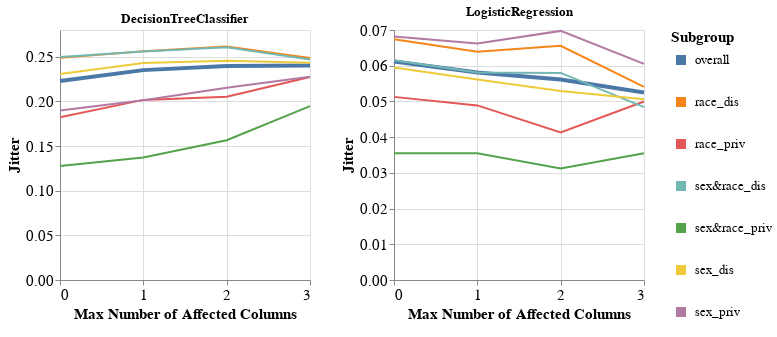

The cell this chart's notebook holds for it:
### Markdown cell above
### Specific subgroup metric per dataset and multiple models

### Code cell
visualizer.create_subgroups_grid_pct_lines_per_model_plot(subgroup_metric='Jitter',
                                                          target_preprocessing_technique=PREPROCESSING_TECHNIQUES[0],
                                                          model_names=MODEL_NAMES,
                                                          mode='max_num_columns')

### Figure 1 — Vega-Lite specification as saved in the notebook (floating-point values rounded to 4 significant figures)
{"config": {"view": {"continuousWidth": 400, "continuousHeight": 300}, "axis": {"labelFontSize": 15, "titleFontSize": 15}, "legend": {"labelFontSize": 13, "symbolStrokeWidth": 10, "titleFontSize": 15}}, "vconcat": [{"hconcat": [{"mark": "line", "encoding": {"color": {"field": "Subgroup", "type": "nominal"}, "strokeWidth": {"condition": {"value": 4, "test": "datum.Subgroup == 'overall'"}, "value": 2}, "x": {"axis": {"tickMinStep": 1}, "field": "Percentage", "title": "Max Number of Affected Columns", "type": "quantitative"}, "y": {"field": "Metric_Value", "title": "Jitter", "type": "quantitative"}}, "height": 250, "title": "DecisionTreeClassifier", "width": 250}, {"data": {"name": "data-e8ecb5184e895e7de357caa7cfa64e7f"}, "mark": "line", "encoding": {"color": {"field": "Subgroup", "type": "nominal"}, "strokeWidth": {"condition": {"value": 4, "test": "datum.Subgroup == 'overall'"}, "value": 2}, "x": {"axis": {"tickMinStep": 1}, "field": "Percentage", "title": "Max Number of Affected Columns", "type": "quantitative"}, "y": {"field": "Metric_Value", "title": "Jitter", "type": "quantitative"}}, "height": 250, "title": "LogisticRegression", "width": 250}]}], "data": {"name": "data-ff83ebf3c98934165e0274256d214f44"}, "$schema": "https://vega.github.io/schema/vega-lite/v4.17.0.json", "datasets": {"data-ff83ebf3c98934165e0274256d214f44": [{"Model_Name": "DecisionTreeClassifier", "Test_Set_Index": 0.0, "Metric": "Jitter", "Subgroup": "overall", "Num_Estimators": 10.0, "Metric_Value": 0.223, "Percentage": 0.0}, {"Model_Name": "DecisionTreeClassifier", "Test_Set_Index": 0.0, "Metric": "Jitter", "Subgroup": "race_dis", "Num_Estimators": 10.0, "Metric_Value": 0.2488, "Percentage": 0.0}, {"Model_Name": "DecisionTreeClassifier", "Test_Set_Index": 0.0, "Metric": "Jitter", "Subgroup": "race_priv", "Num_Estimators": 10.0, "Metric_Value": 0.1823, "Percentage": 0.0}, {"Model_Name": "DecisionTreeClassifier", "Test_Set_Index": 0.0, "Metric": "Jitter", "Subgroup": "sex&race_dis", "Num_Estimators": 10.0, "Metric_Value": 0.2497, "Percentage": 0.0}, {"Model_Name": "DecisionTreeClassifier", "Test_Set_Index": 0.0, "Metric": "Jitter", "Subgroup": "sex&race_priv", "Num_Estimators": 10.0, "Metric_Value": 0.1277, "Percentage": 0.0}, {"Model_Name": "DecisionTreeClassifier", "Test_Set_Index": 0.0, "Metric": "Jitter", "Subgroup": "sex_dis", "Num_Estimators": 10.0, "Metric_Value": 0.2308, "Percentage": 0.0}, {"Model_Name": "DecisionTreeClassifier", "Test_Set_Index": 0.0, "Metric": "Jitter", "Subgroup": "sex_priv", "Num_Estimators": 10.0, "Metric_Value": 0.1899, "Percentage": 0.0}, {"Model_Name": "DecisionTreeClassifier", "Test_Set_Index": 1.0, "Metric": "Jitter", "Subgroup": "overall", "Num_Estimators": 10.0, "Metric_Value": 0.2351, "Percentage": 1.0}, {"Model_Name": "DecisionTreeClassifier", "Test_Set_Index": 1.0, "Metric": "Jitter", "Subgroup": "race_dis", "Num_Estimators": 10.0, "Metric_Value": 0.2562, "Percentage": 1.0}, {"Model_Name": "DecisionTreeClassifier", "Test_Set_Index": 1.0, "Metric": "Jitter", "Subgroup": "race_priv", "Num_Estimators": 10.0, "Metric_Value": 0.2017, "Percentage": 1.0}, {"Model_Name": "DecisionTreeClassifier", "Test_Set_Index": 1.0, "Metric": "Jitter", "Subgroup": "sex&race_dis", "Num_Estimators": 10.0, "Metric_Value": 0.256, "Percentage": 1.0}, {"Model_Name": "DecisionTreeClassifier", "Test_Set_Index": 1.0, "Metric": "Jitter", "Subgroup": "sex&race_priv", "Num_Estimators": 10.0, "Metric_Value": 0.1371, "Percentage": 1.0}, {"Model_Name": "DecisionTreeClassifier", "Test_Set_Index": 1.0, "Metric": "Jitter", "Subgroup": "sex_dis", "Num_Estimators": 10.0, "Metric_Value": 0.243, "Percentage": 1.0}, {"Model_Name": "DecisionTreeClassifier", "Test_Set_Index": 1.0, "Metric": "Jitter", "Subgroup": "sex_priv", "Num_Estimators": 10.0, "Metric_Value": 0.2013, "Percentage": 1.0}, {"Model_Name": "DecisionTreeClassifier", "Test_Set_Index": 2.0, "Metric": "Jitter", "Subgroup": "overall", "Num_Estimators": 10.0, "Metric_Value": 0.2397, "Percentage": 2.0}, {"Model_Name": "DecisionTreeClassifier", "Test_Set_Index": 2.0, "Metric": "Jitter", "Subgroup": "race_dis", "Num_Estimators": 10.0, "Metric_Value": 0.2616, "Percentage": 2.0}, {"Model_Name": "DecisionTreeClassifier", "Test_Set_Index": 2.0, "Metric": "Jitter", "Subgroup": "race_priv", "Num_Estimators": 10.0, "Metric_Value": 0.2053, "Percentage": 2.0}, {"Model_Name": "DecisionTreeClassifier", "Test_Set_Index": 2.0, "Metric": "Jitter", "Subgroup": "sex&race_dis", "Num_Estimators": 10.0, "Metric_Value": 0.2606, "Percentage": 2.0}, {"Model_Name": "DecisionTreeClassifier", "Test_Set_Index": 2.0, "Metric": "Jitter", "Subgroup": "sex&race_priv", "Num_Estimators": 10.0, "Metric_Value": 0.1565, "Percentage": 2.0}, {"Model_Name": "DecisionTreeClassifier", "Test_Set_Index": 2.0, "Metric": "Jitter", "Subgroup": "sex_dis", "Num_Estimators": 10.0, "Metric_Value": 0.2455, "Percentage": 2.0}, {"Model_Name": "DecisionTreeClassifier", "Test_Set_Index": 2.0, "Metric": "Jitter", "Subgroup": "sex_priv", "Num_Estimators": 10.0, "Metric_Value": 0.2154, "Percentage": 2.0}, {"Model_Name": "DecisionTreeClassifier", "Test_Set_Index": 3.0, "Metric": "Jitter", "Subgroup": "overall", "Num_Estimators": 10.0, "Metric_Value": 0.2404, "Percentage": 3.0}, {"Model_Name": "DecisionTreeClassifier", "Test_Set_Index": 3.0, "Metric": "Jitter", "Subgroup": "race_dis", "Num_Estimators": 10.0, "Metric_Value": 0.2486, "Percentage": 3.0}, {"Model_Name": "DecisionTreeClassifier", "Test_Set_Index": 3.0, "Metric": "Jitter", "Subgroup": "race_priv", "Num_Estimators": 10.0, "Metric_Value": 0.2274, "Percentage": 3.0}, {"Model_Name": "DecisionTreeClassifier", "Test_Set_Index": 3.0, "Metric": "Jitter", "Subgroup": "sex&race_dis", "Num_Estimators": 10.0, "Metric_Value": 0.247, "Percentage": 3.0}, {"Model_Name": "DecisionTreeClassifier", "Test_Set_Index": 3.0, "Metric": "Jitter", "Subgroup": "sex&race_priv", "Num_Estimators": 10.0, "Metric_Value": 0.1948, "Percentage": 3.0}, {"Model_Name": "DecisionTreeClassifier", "Test_Set_Index": 3.0, "Metric": "Jitter", "Subgroup": "sex_dis", "Num_Estimators": 10.0, "Metric_Value": 0.2434, "Percentage": 3.0}, {"Model_Name": "DecisionTreeClassifier", "Test_Set_Index": 3.0, "Metric": "Jitter", "Subgroup": "sex_priv", "Num_Estimators": 10.0, "Metric_Value": 0.2277, "Percentage": 3.0}], "data-e8ecb5184e895e7de357caa7cfa64e7f": [{"Model_Name": "LogisticRegression", "Test_Set_Index": 0.0, "Metric": "Jitter", "Subgroup": "overall", "Num_Estimators": 10.0, "Metric_Value": 0.06115, "Percentage": 0.0}, {"Model_Name": "LogisticRegression", "Test_Set_Index": 0.0, "Metric": "Jitter", "Subgroup": "race_dis", "Num_Estimators": 10.0, "Metric_Value": 0.06742, "Percentage": 0.0}, {"Model_Name": "LogisticRegression", "Test_Set_Index": 0.0, "Metric": "Jitter", "Subgroup": "race_priv", "Num_Estimators": 10.0, "Metric_Value": 0.05127, "Percentage": 0.0}, {"Model_Name": "LogisticRegression", "Test_Set_Index": 0.0, "Metric": "Jitter", "Subgroup": "sex&race_dis", "Num_Estimators": 10.0, "Metric_Value": 0.06154, "Percentage": 0.0}, {"Model_Name": "LogisticRegression", "Test_Set_Index": 0.0, "Metric": "Jitter", "Subgroup": "sex&race_priv", "Num_Estimators": 10.0, "Metric_Value": 0.03546, "Percentage": 0.0}, {"Model_Name": "LogisticRegression", "Test_Set_Index": 0.0, "Metric": "Jitter", "Subgroup": "sex_dis", "Num_Estimators": 10.0, "Metric_Value": 0.05948, "Percentage": 0.0}, {"Model_Name": "LogisticRegression", "Test_Set_Index": 0.0, "Metric": "Jitter", "Subgroup": "sex_priv", "Num_Estimators": 10.0, "Metric_Value": 0.06821, "Percentage": 0.0}, {"Model_Name": "LogisticRegression", "Test_Set_Index": 1.0, "Metric": "Jitter", "Subgroup": "overall", "Num_Estimators": 10.0, "Metric_Value": 0.05808, "Percentage": 1.0}, {"Model_Name": "LogisticRegression", "Test_Set_Index": 1.0, "Metric": "Jitter", "Subgroup": "race_dis", "Num_Estimators": 10.0, "Metric_Value": 0.06391, "Percentage": 1.0}, {"Model_Name": "LogisticRegression", "Test_Set_Index": 1.0, "Metric": "Jitter", "Subgroup": "race_priv", "Num_Estimators": 10.0, "Metric_Value": 0.04889, "Percentage": 1.0}, {"Model_Name": "LogisticRegression", "Test_Set_Index": 1.0, "Metric": "Jitter", "Subgroup": "sex&race_dis", "Num_Estimators": 10.0, "Metric_Value": 0.05808, "Percentage": 1.0}, {"Model_Name": "LogisticRegression", "Test_Set_Index": 1.0, "Metric": "Jitter", "Subgroup": "sex&race_priv", "Num_Estimators": 10.0, "Metric_Value": 0.03546, "Percentage": 1.0}, {"Model_Name": "LogisticRegression", "Test_Set_Index": 1.0, "Metric": "Jitter", "Subgroup": "sex_dis", "Num_Estimators": 10.0, "Metric_Value": 0.05615, "Percentage": 1.0}, {"Model_Name": "LogisticRegression", "Test_Set_Index": 1.0, "Metric": "Jitter", "Subgroup": "sex_priv", "Num_Estimators": 10.0, "Metric_Value": 0.06623, "Percentage": 1.0}, {"Model_Name": "LogisticRegression", "Test_Set_Index": 2.0, "Metric": "Jitter", "Subgroup": "overall", "Num_Estimators": 10.0, "Metric_Value": 0.05614, "Percentage": 2.0}, {"Model_Name": "LogisticRegression", "Test_Set_Index": 2.0, "Metric": "Jitter", "Subgroup": "race_dis", "Num_Estimators": 10.0, "Metric_Value": 0.06557, "Percentage": 2.0}, {"Model_Name": "LogisticRegression", "Test_Set_Index": 2.0, "Metric": "Jitter", "Subgroup": "race_priv", "Num_Estimators": 10.0, "Metric_Value": 0.0413, "Percentage": 2.0}, {"Model_Name": "LogisticRegression", "Test_Set_Index": 2.0, "Metric": "Jitter", "Subgroup": "sex&race_dis", "Num_Estimators": 10.0, "Metric_Value": 0.05799, "Percentage": 2.0}, {"Model_Name": "LogisticRegression", "Test_Set_Index": 2.0, "Metric": "Jitter", "Subgroup": "sex&race_priv", "Num_Estimators": 10.0, "Metric_Value": 0.03121, "Percentage": 2.0}, {"Model_Name": "LogisticRegression", "Test_Set_Index": 2.0, "Metric": "Jitter", "Subgroup": "sex_dis", "Num_Estimators": 10.0, "Metric_Value": 0.05293, "Percentage": 2.0}, {"Model_Name": "LogisticRegression", "Test_Set_Index": 2.0, "Metric": "Jitter", "Subgroup": "sex_priv", "Num_Estimators": 10.0, "Metric_Value": 0.06975, "Percentage": 2.0}, {"Model_Name": "LogisticRegression", "Test_Set_Index": 3.0, "Metric": "Jitter", "Subgroup": "overall", "Num_Estimators": 10.0, "Metric_Value": 0.05248, "Percentage": 3.0}, {"Model_Name": "LogisticRegression", "Test_Set_Index": 3.0, "Metric": "Jitter", "Subgroup": "race_dis", "Num_Estimators": 10.0, "Metric_Value": 0.05408, "Percentage": 3.0}, {"Model_Name": "LogisticRegression", "Test_Set_Index": 3.0, "Metric": "Jitter", "Subgroup": "race_priv", "Num_Estimators": 10.0, "Metric_Value": 0.04997, "Percentage": 3.0}, {"Model_Name": "LogisticRegression", "Test_Set_Index": 3.0, "Metric": "Jitter", "Subgroup": "sex&race_dis", "Num_Estimators": 10.0, "Metric_Value": 0.04841, "Percentage": 3.0}, {"Model_Name": "LogisticRegression", "Test_Set_Index": 3.0, "Metric": "Jitter", "Subgroup": "sex&race_priv", "Num_Estimators": 10.0, "Metric_Value": 0.03546, "Percentage": 3.0}, {"Model_Name": "LogisticRegression", "Test_Set_Index": 3.0, "Metric": "Jitter", "Subgroup": "sex_dis", "Num_Estimators": 10.0, "Metric_Value": 0.05059, "Percentage": 3.0}, {"Model_Name": "LogisticRegression", "Test_Set_Index": 3.0, "Metric": "Jitter", "Subgroup": "sex_priv", "Num_Estimators": 10.0, "Metric_Value": 0.06051, "Percentage": 3.0}]}}
